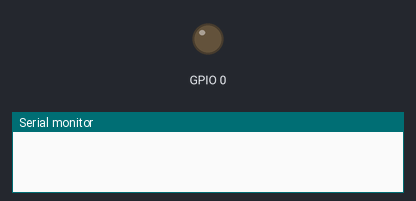
This sketch was run on a simulated ESP8266 (NodeMCU). On the bench: output pins drawn as LEDs (lit = HIGH), the last lines printed to the serial monitor. WiFi joins after 1.5 s; servers stay silent unless stated.

Above: at 0.0 s.
At 7.4 s:
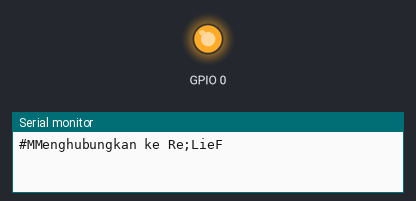
Timing chart, 0 to 8.9 s (numbered marks = the images above):
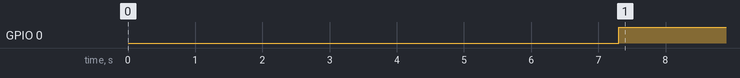

The sketch:

ESP_DMD_getServer.ino
```cpp
#define DEBUG false

#include <Arduino.h>

#include <ESP8266WiFi.h>
#include <ESP8266WiFiMulti.h>

#include <ESP8266HTTPClient.h>


ESP8266WiFiMulti WiFiMulti;
String urlJam = "http://ristie.ub.ac.id/io/dokter/jam.txt";
String urlBuka = "http://ristie.ub.ac.id/io/dokter/buka.txt";
String urlRaw = "http://ristie.ub.ac.id/io/dokter/raw.txt";
String dataBuka, dataJam, dataRaw, dataBukaBaru, dataJamBaru, dataRawBaru;
unsigned long previousMillis = 0;
long interval = 20000;

char *ssid = "Re;LieF";
char *pass = "test1234";

void setup() {

  Serial.begin(115200);
  pinMode(0,OUTPUT);

delay (1000);
  Serial.println();
  Serial.print ("#MMenghubungkan ke ");
  Serial.println (ssid);

  for (uint8_t t = 4; t > 0; t--) {
    //Serial.printf("[SETUP] WAIT %d...\n", t);
    Serial.flush();
    delay(1000);
  }

  WiFi.mode(WIFI_STA);
  WiFiMulti.addAP(ssid, pass);

}

void loop() {
  getData();
  cek();
  delay(500);
    unsigned long currentMillis = millis();
  if(currentMillis - previousMillis >= interval) {
    previousMillis = currentMillis;

    if(dataBuka=="1")
    {
    String jam = "#MBuka Sampai Jam " + dataJamBaru + " ";
    Serial.println(jam);
    }

  }


}
void getData()
{
  // cek WiFI
  if ((WiFiMulti.run() == WL_CONNECTED)) {
    HTTPClient http;
    if (DEBUG) Serial.print("[HTTP] begin...\n");
    http.begin(urlJam); //HTTP
    if (DEBUG) Serial.print("[HTTP] GET...\n");
    int httpCode = http.GET();
    if (httpCode > 0) {
      // HTTP header has been send and Server response header has been handled
      if (DEBUG) Serial.printf("[HTTP] GET... code: %d\n", httpCode);

      // file found at server
      if (httpCode == HTTP_CODE_OK) {
        dataJamBaru = http.getString();
      }
    } else {
      if (DEBUG) Serial.printf("[HTTP] GET... failed, error: %s\n", http.errorToString(httpCode).c_str());
    }

    http.end();
  }

  if ((WiFiMulti.run() == WL_CONNECTED)) {
    HTTPClient http;
    if (DEBUG) Serial.print("[HTTP] begin...\n");
    http.begin(urlBuka); //HTTP
    if (DEBUG) Serial.print("[HTTP] GET...\n");
    int httpCode = http.GET();
    if (httpCode > 0) {
      // HTTP header has been send and Server response header has been handled
      if (DEBUG) Serial.printf("[HTTP] GET... code: %d\n", httpCode);

      // file found at server
      if (httpCode == HTTP_CODE_OK) {
        dataBukaBaru = http.getString();
        if (DEBUG) Serial.println(dataBukaBaru);
      }
    } else {
      if (DEBUG) Serial.printf("[HTTP] GET... failed, error: %s\n", http.errorToString(httpCode).c_str());
    }

    http.end();
  }

  if ((WiFiMulti.run() == WL_CONNECTED)) {
    HTTPClient http;
    if (DEBUG) Serial.print("[HTTP] begin...\n");
    http.begin(urlRaw); //HTTP
    if (DEBUG) Serial.print("[HTTP] GET...\n");
    int httpCode = http.GET();
    if (httpCode > 0) {
      // HTTP header has been send and Server response header has been handled
      if (DEBUG) Serial.printf("[HTTP] GET... code: %d\n", httpCode);

      // file found at server
      if (httpCode == HTTP_CODE_OK) {
        dataRawBaru = http.getString();
      }
    } else {
      if (DEBUG) Serial.printf("[HTTP] GET... failed, error: %s\n", http.errorToString(httpCode).c_str());
    }

    http.end();
  }
}

void cek()
{
  if (DEBUG) Serial.println(dataJamBaru);
  if (DEBUG) Serial.println(dataJam);
  if (DEBUG) Serial.println(dataBukaBaru);
  if (DEBUG) Serial.println(dataBuka);
  if (DEBUG) Serial.println(dataRaw);
  if (DEBUG) Serial.println(dataRawBaru);

    if (dataBukaBaru != dataBuka)
  {
    String buka = "#b" + dataBukaBaru;
    Serial.println(buka);
    dataBuka = dataBukaBaru;
  }
  delay(100);

  if (dataJamBaru != dataJam)
  {
    String jam = "#MBuka Sampai Jam " + dataJamBaru + " ";
    Serial.println(jam);
    dataJam = dataJamBaru;
  }
  delay(100);

  if (dataRawBaru != dataRaw)
  {
    String raw = "#" + dataRawBaru;
    Serial.println(raw);
    dataRaw = dataRawBaru;
  }

  if (dataBuka=="1")
  {
    digitalWrite(0,LOW);
    //Serial.println("D LOW");
  } else {
    digitalWrite(0,HIGH);

    //Serial.println("D HIGH");
  }
}
```

Measured:
- by itself, GPIO 0: LOW → HIGH at 7.3 s
